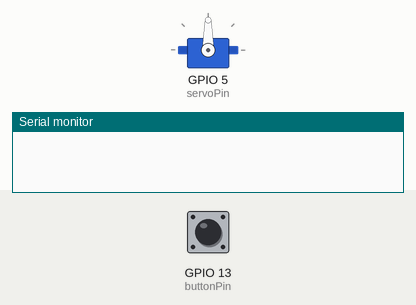
Simulated run of this sketch. Board: ESP32. On the bench: servo, the last lines printed to the serial monitor. The inputs (shaded band) are chosen by the test bench; at power-on: GPIO 13 (buttonPin) HIGH.

Above: at 1.2 s.
1.3 s: GPIO 13 (buttonPin) pulled LOW for 0.15 s
At 1.6 s:
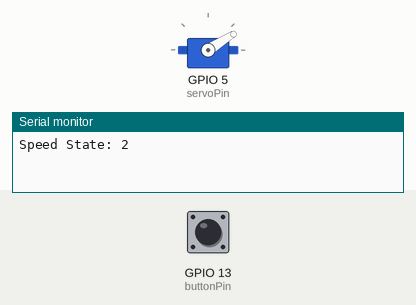
2.9 s: GPIO 13 (buttonPin) pulled LOW for 1 s
At 4.0 s:
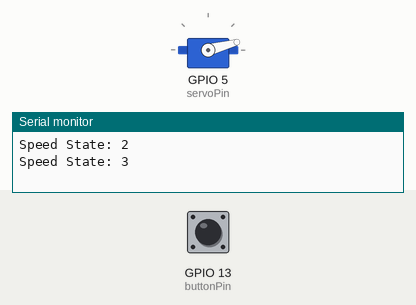
5.4 s: GPIO 13 (buttonPin) pulled LOW for 0.15 s
At 5.9 s:
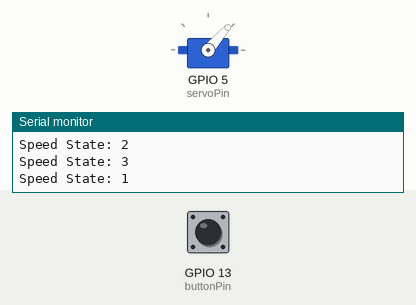
7.0 s: GPIO 13 (buttonPin) pulled LOW for 3.2 s
At 8.4 s:
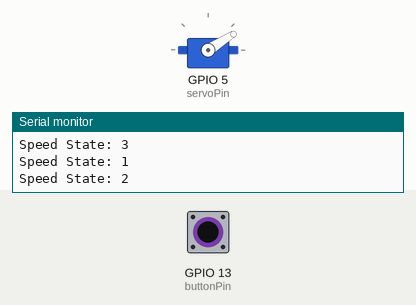
Timing chart, 0 to 10.0 s (numbered marks = the images above; inputs shaded):
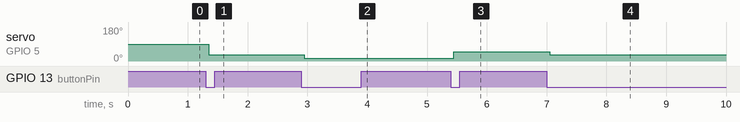

The sketch:

motor_basin.ino
```cpp
#include <ESP32Servo.h>

Servo myServo;
int servoPin = 5;       // Пин на серво мотора
int buttonPin = 13;       // Пин за бутона
int buttonState = 0;     // Текущото състояние на бутона
int lastButtonState = 0; // Предишно състояние на бутона
int speedState = 1;      // Начална стойност на скоростта

void setup() {
  Serial.begin(115200);
  myServo.attach(servoPin);  // Привързване на серво мотора към пина
  pinMode(buttonPin, INPUT_PULLUP); // Настройваме бутона с вътрешно подтегляне
}

void loop() {
  buttonState = digitalRead(buttonPin); // Четене на състоянието на бутона

  // Проверка за натискане на бутона (сменяме скоростта при натиск)
  if (buttonState == LOW && lastButtonState == HIGH) {
    delay(50); // Малко забавяне за избягване на шум
    speedState++;  // Увеличаваме стойността на скоростта

    // Променяме скоростта на серво мотора
    if (speedState > 3) { // Когато скоростта надвиши 3, я връщаме към 1
      speedState = 1;
    }

    // Настройваме серво мотора в зависимост от текущата скорост
    if (speedState == 1) {
      myServo.writeMicroseconds(1050);  // Бавен ход
    } else if (speedState == 2) {
      myServo.writeMicroseconds(875);  // Средна скорост
    } else if (speedState == 3) {
      myServo.writeMicroseconds(700);  // Бърз ход
    }

    Serial.print("Speed State: ");
    Serial.println(speedState); // Отпечатваме текущото състояние на скоростта
  }

  lastButtonState = buttonState;  // Записваме състоянието на бутона за следващия цикъл
}
```

Measured:
- after the input at 1.3 s, servo on GPIO 5 (servoPin): 90° → 32° after 0.05 s
- after the input at 2.9 s, servo on GPIO 5 (servoPin): 32° → 15° after 0.05 s
- after the input at 5.4 s, servo on GPIO 5 (servoPin): 15° → 49° after 0.05 s
- after the input at 7.0 s, servo on GPIO 5 (servoPin): 49° → 32° after 0.05 s
